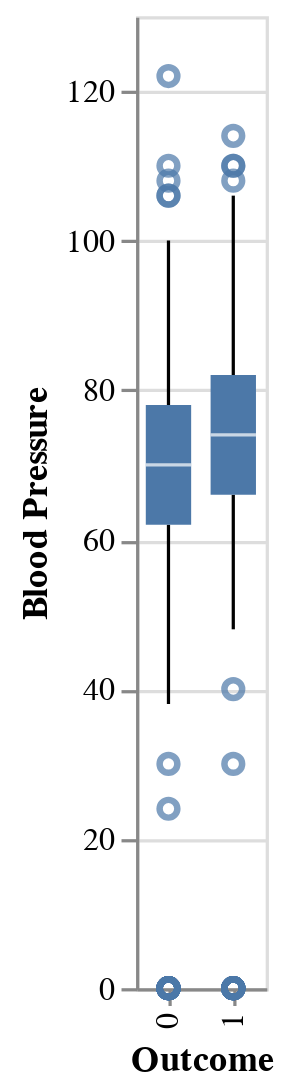

This figure's notebook cell:
### Code cell
# 5. Box Plot of Blood Pressure by Outcome
chart5 = alt.Chart(data).mark_boxplot().encode(
    x=alt.X('Outcome:O', title='Outcome'),
    y=alt.Y('BloodPressure:Q', title='Blood Pressure')
)
chart5

### Figure 1 — Vega-Lite specification as saved in the notebook (floating-point values rounded to 4 significant figures; data arrays with more than 128 entries replaced by an {"elided": "..."} marker saying what was removed)
{"config": {"view": {"continuousWidth": 300, "continuousHeight": 300}}, "data": {"name": "data-e190ea16c786491bec12ef293994116b"}, "mark": {"type": "boxplot"}, "encoding": {"x": {"field": "Outcome", "title": "Outcome", "type": "ordinal"}, "y": {"field": "BloodPressure", "title": "Blood Pressure", "type": "quantitative"}}, "$schema": "https://vega.github.io/schema/vega-lite/v5.17.0.json", "datasets": {"data-e190ea16c786491bec12ef293994116b": {"elided": "768 records"}}}
